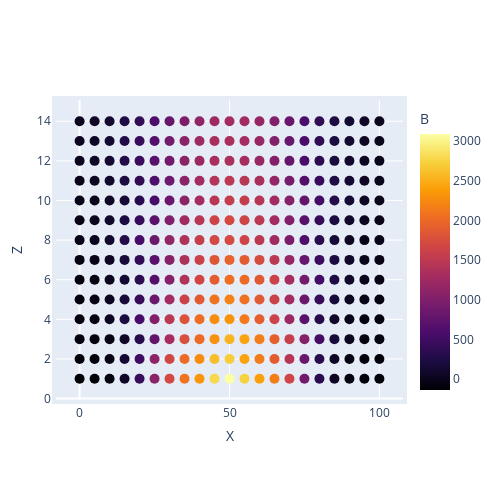

Write notebook code for a chart like this one.
### Code cell
fig = px.scatter(field_flat, x='X', y='Z', color='B', opacity=1, color_continuous_scale='inferno')
fig.update_traces(marker={'size': 10})
fig.update_layout(
    autosize=False,
    width=500,
    height=500,
    margin=dict(
        l=50,
        r=50,
        b=100,
        t=100,
        pad=4,
    )
)
fig.show()

### Figure 1 — Plotly figure (JSON) as saved in the notebook; plotly's stock layout.template omitted (floating-point values rounded to 4 significant figures; data arrays with more than 128 entries replaced by an {"elided": "..."} marker saying what was removed)
{"data": [{"hovertemplate": "X=%{x}<br>Z=%{y}<br>B=%{marker.color}<extra></extra>", "legendgroup": "", "marker": {"color": {"elided": "294 float values"}, "coloraxis": "coloraxis", "opacity": 1, "size": 10, "symbol": "circle"}, "mode": "markers", "name": "", "orientation": "v", "showlegend": false, "type": "scatter", "x": {"elided": "294 int values"}, "xaxis": "x", "y": {"elided": "294 int values"}, "yaxis": "y"}], "layout": {"autosize": false, "coloraxis": {"colorbar": {"title": {"text": "B"}}, "colorscale": [[0, "#000004"], [0.1111, "#1b0c41"], [0.2222, "#4a0c6b"], [0.3333, "#781c6d"], [0.4444, "#a52c60"], [0.5556, "#cf4446"], [0.6667, "#ed6925"], [0.7778, "#fb9b06"], [0.8889, "#f7d13d"], [1, "#fcffa4"]]}, "height": 500, "legend": {"tracegroupgap": 0}, "margin": {"b": 100, "l": 50, "pad": 4, "r": 50, "t": 100}, "width": 500, "xaxis": {"anchor": "y", "domain": [0, 1], "title": {"text": "X"}}, "yaxis": {"anchor": "x", "domain": [0, 1], "title": {"text": "Z"}}}}
